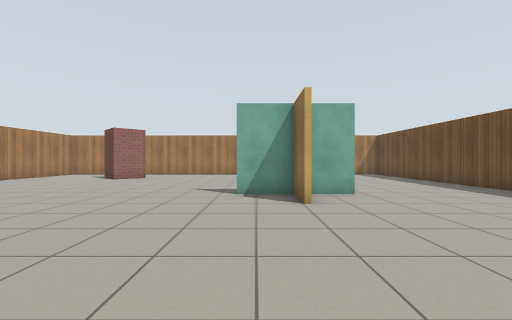
view 1 (above)

14 first-person views from a walk through a Gazebo world. The camera is 0.94 m above the floor, looks level and sees 90° across. The floor is counted in squares, 1 m on a side. Each view is taken from the middle of a square. On the plan, view 1 faces up. The plan holds only what a view shows up to about 10 squares ahead; the rest is blank. Simple patterns stand in for the simulator's built-in surfaces.

view 2
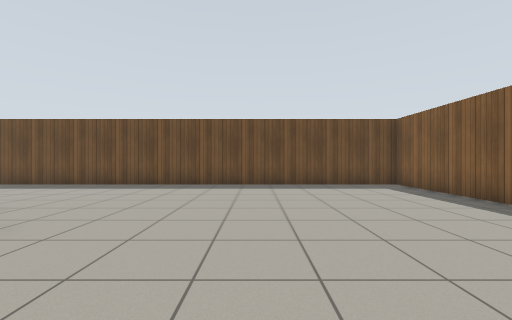

view 3
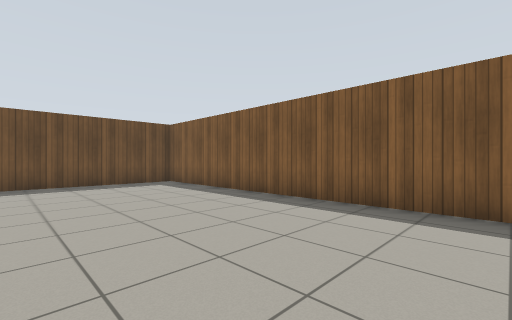

view 4
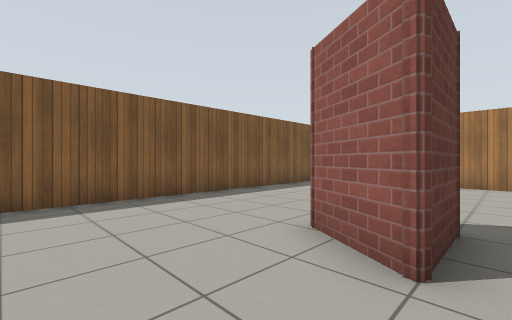

view 5
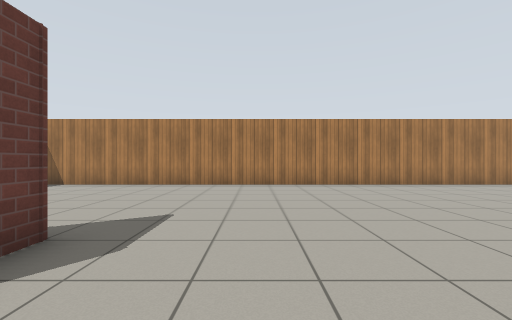

view 6
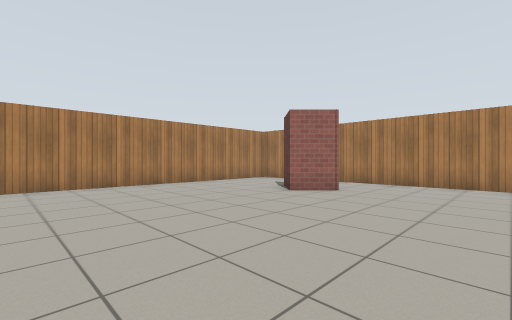

view 7
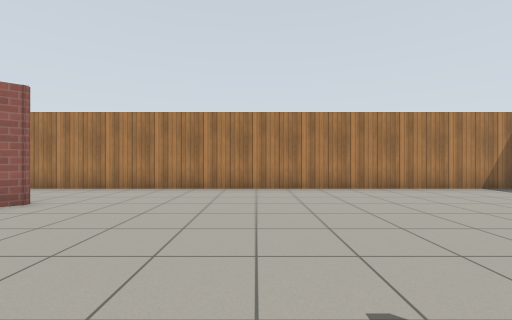

view 8
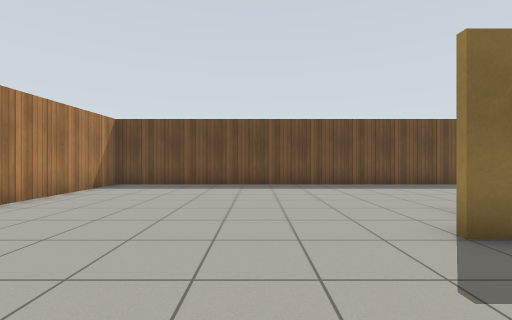

view 9
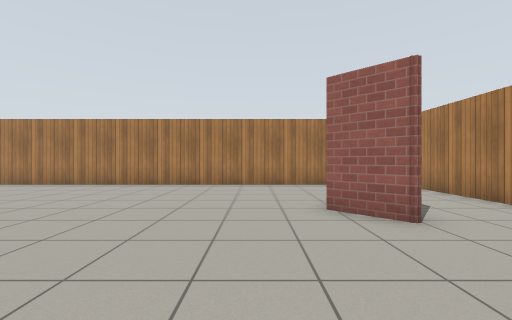

view 10
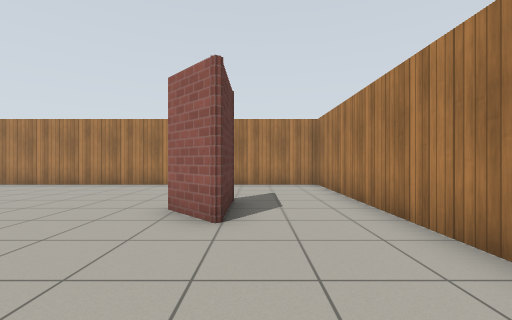

view 11
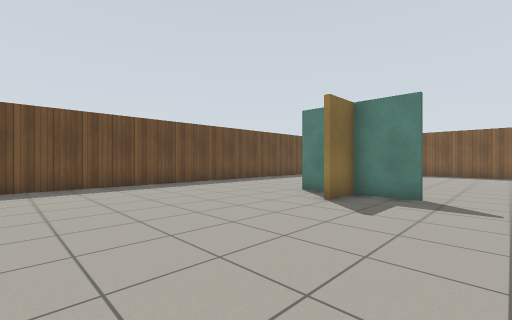

view 12
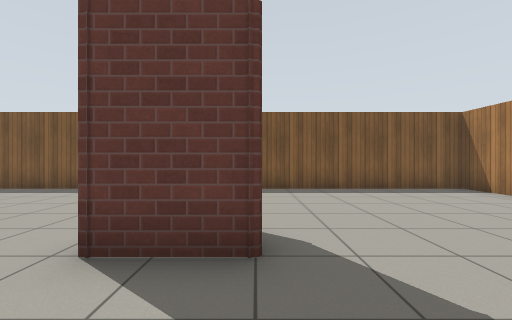

view 13
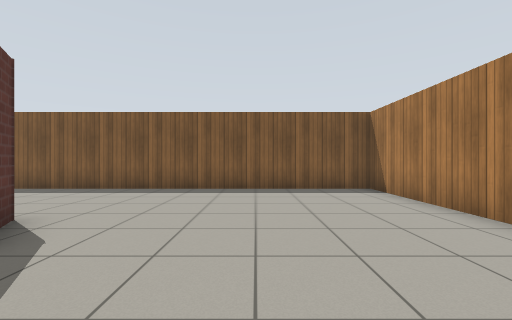

view 14
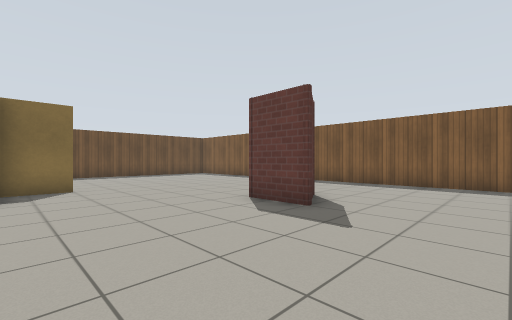

### Floor plan
Points are (right, up) in squares from view 1. A wall is a line through its corners. A room is listed if a view was taken in it or the views show most of it. See-through windows are left out.
Room 1 (views 1, 2, 3, 4, 5, 6, 7, 8, 9, 10, 11, 12, 13, 14)
walls: (-0.6, 7.2) (1, 7.2) (1, 8.5); (1, 5.5) (1, 7.1) (-0.6, 7.1); (1.9, 7.2) (2.8, 7.2); (-5.1, 2.5) (-3.2, 2.5) (-4.2, 0.9) (-4.7, 1.8); (2.8, 7.1) (1.5, 7.1); (-5.8, 13.4) (-6.8, 12.3) (-8, 13.5) (-6.3, 13.5); (-11.7, -3.4) (7.7, -3.4) (7.7, 16.4) (-11.7, 16.4) (-11.7, -3.4)

Where each view was taken, in squares from view 1:
view 1: 0 up, 0 right, facing up
view 2: 2 up, 2 left, facing right
view 3: 2 up, 3 left, facing down-right
view 4: 3 up, 1 left, facing down-left
view 5: 5 up, 2 left, facing left
view 6: 6 up, 2 left, facing up-left
view 7: 8 up, 1 left, facing up
view 8: 11 up, 2 left, facing right
view 9: 11 up, 2 left, facing left
view 10: 14 up, 2 left, facing left
view 11: 14 up, 2 left, facing down-right
view 12: 5 up, 5 left, facing down
view 13: 5 up, 8 left, facing down
view 14: 7 up, 8 left, facing down-right
